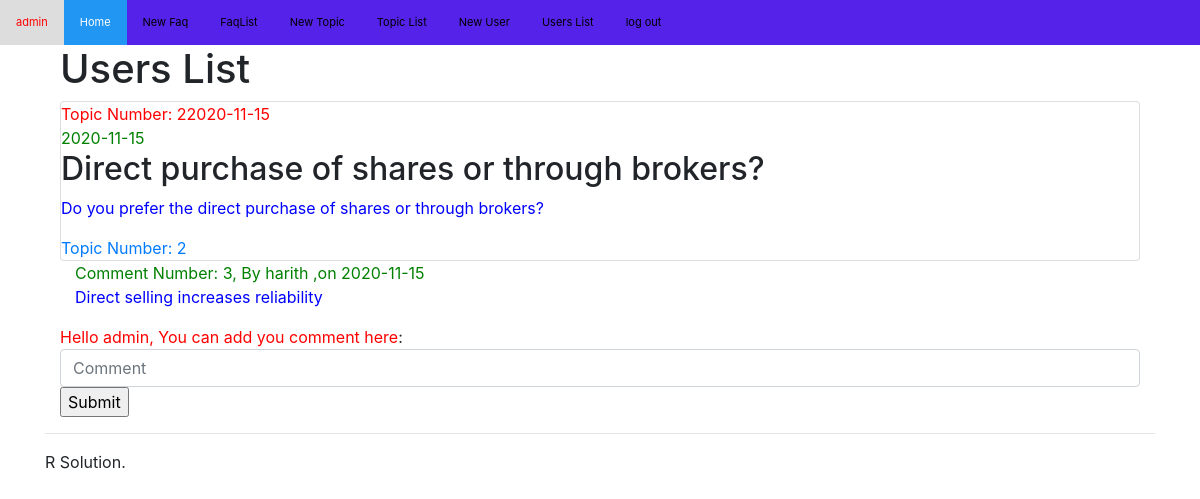
The app's page /api/CommentsByTopicId/2 (signed in) with its own data.
### app/models.py (models this page shows, shortened)
class Topic(db.Model):
    __tablename__ ='topics'
    id = db.Column(db.Integer, primary_key = True)
    topicDate = db.Column(db.Date)
    title = db.Column(db.String(10000))
    content = db.Column(db.String(10000))

class Comment(db.Model):
    __tablename__ ='comments'
    id = db.Column(db.Integer, primary_key = True)
    commentDate = db.Column(db.Date)
    comment = db.Column(db.String(10000))
    topicId = db.Column(db.Integer)
    userId = db.Column(db.String(10000))

### app/views.py (the view)
@app.route('/api/CommentsByTopicId/<int:topicId>', methods=['GET'])
def CommentsByTopicId(topicId):
    if not session.get('logged_in'):
        return render_template('login.html')
    name = session["username"]
    topics = db.session.query(Topic).filter(Topic.id == topicId)
    comments = db.session.query(Comment).filter(Comment.topicId == topicId)
    return render_template('TopicsList.html', topics=topics, comments=comments)

### app/templates/TopicsList.html (shortened to what this page needs)
{% extends 'base.html' %}
{% block main %}
<div class="container">
  <h1 class="page-header">Users List</h1>
 <ul class="list-inline">
  {% for topic in topics %}
    <div class="card">
      <a style="color:red">Topic Number: {{ topic.id }}{{ topic.topicDate }}</a>
      <a style="color:green">{{ topic.topicDate }}</a>
      <h2>{{ topic.title  }}</h2>
      <p style="color:blue">{{topic.content}}</p>
      <a href="{{ url_for('CommentsByTopicId',topicId=topic.id)}}">Topic Number: {{ topic.id }}</a>
</div>
            {% for comment in comments %}
                        <div class="container">
                            <a style="color:green">Comment Number: {{ comment.id }}, By {{ comment.userId }} ,on {{ comment.commentDate }}</a>
                            <p style="color:blue">{{comment.comment}}</p>
                        </div>
            {% endfor %}
                                        <form action = "/api/NewComment" method = "post">
                                            <apan style="color:red;">Hello {{ session['username'] }}, You can add you comment here</apan>:
                                            <input type="text" name="comment" placeholder="Comment" class="form-control">
                                            <input type="submit" value="Submit">
                                        </form>
           {% endfor %}
  </ul>
</div>
{% endblock %}

### app/static/style.css (style rules this page uses)
* { box-sizing: border-box; }
body { margin: 0; font-family: Arial, Helvetica, sans-serif; }

### records on screen
Topic: id "2", topicDate "2020-11-15", title "Direct purchase of shares or through brokers?", content "Do you prefer the direct purchase of shares or through brokers?", username "admin"
Comment: id "3", userId "harith", commentDate "2020-11-15", comment "Direct selling increases reliability"

### other values on screen
{{ session['username'] }} "admin"
